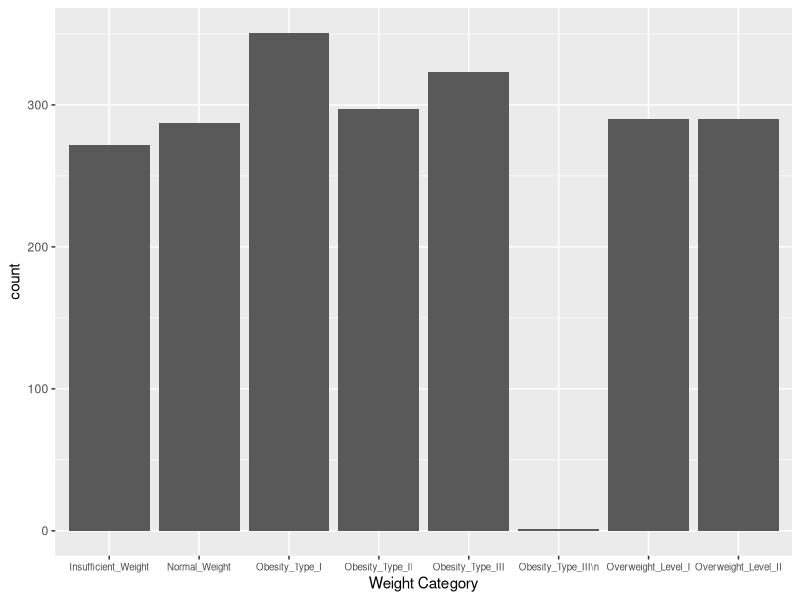

Write the R code that produced this figure.
## ---- chunk 1
knitr::opts_chunk$set(echo = TRUE,tidy.opts=list(width.cutoff=90), tidy=TRUE)
## ---- chunk 2
library(ggplot2)
ObesityDataset = read.csv("ObesityDataSet_raw_and_data_sinthetic.csv")

# A Plot of how many people analyzed were in each weight category
ObesityDataset |> ggplot(aes(x = NObeyesdad)) + geom_bar() + 
  theme(axis.text.x=element_text(size=7)) + xlab("Weight Category")
